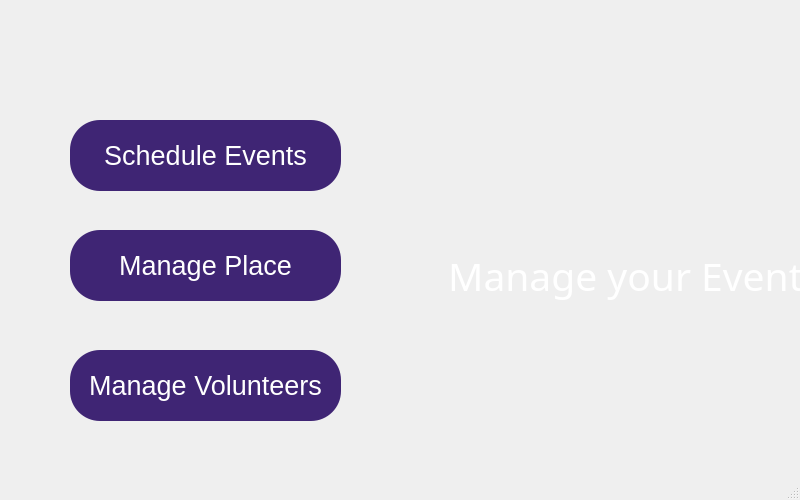
<?xml version="1.0" encoding="UTF-8"?>
<ui version="4.0">
 <class>Event</class>
 <widget class="QMainWindow" name="Event">
  <property name="geometry">
   <rect>
    <x>0</x>
    <y>0</y>
    <width>800</width>
    <height>500</height>
   </rect>
  </property>
  <property name="minimumSize">
   <size>
    <width>800</width>
    <height>500</height>
   </size>
  </property>
  <property name="maximumSize">
   <size>
    <width>800</width>
    <height>500</height>
   </size>
  </property>
  <property name="windowTitle">
   <string>MainWindow</string>
  </property>
  <widget class="QWidget" name="centralwidget">
   <widget class="QLabel" name="label">
    <property name="geometry">
     <rect>
      <x>0</x>
      <y>0</y>
      <width>791</width>
      <height>571</height>
     </rect>
    </property>
    <property name="text">
     <string/>
    </property>
    <property name="pixmap">
     <pixmap resource="resource.qrc">:/Downloads/SIGN IN/1.jpg</pixmap>
    </property>
    <property name="scaledContents">
     <bool>true</bool>
    </property>
   </widget>
   <widget class="QLabel" name="label_2">
    <property name="geometry">
     <rect>
      <x>410</x>
      <y>200</y>
      <width>431</width>
      <height>151</height>
     </rect>
    </property>
    <property name="font">
     <font>
      <family>Impact</family>
      <pointsize>29</pointsize>
     </font>
    </property>
    <property name="styleSheet">
     <string notr="true">QLabel{
color:white;
}</string>
    </property>
    <property name="text">
     <string>Manage your Event</string>
    </property>
    <property name="alignment">
     <set>Qt::AlignmentFlag::AlignCenter</set>
    </property>
   </widget>
   <widget class="QPushButton" name="pushButton_volunteers">
    <property name="geometry">
     <rect>
      <x>70</x>
      <y>350</y>
      <width>271</width>
      <height>71</height>
     </rect>
    </property>
    <property name="font">
     <font>
      <pointsize>20</pointsize>
     </font>
    </property>
    <property name="styleSheet">
     <string notr="true">QPushButton{
color:white;
background-color:rgb(63, 37, 116);
border-radius:30px;
}</string>
    </property>
    <property name="text">
     <string>Manage Volunteers</string>
    </property>
   </widget>
   <widget class="QPushButton" name="pushButton_Place">
    <property name="geometry">
     <rect>
      <x>70</x>
      <y>230</y>
      <width>271</width>
      <height>71</height>
     </rect>
    </property>
    <property name="font">
     <font>
      <pointsize>20</pointsize>
     </font>
    </property>
    <property name="styleSheet">
     <string notr="true">QPushButton{
color:white;
background-color:rgb(63, 37, 116);
border-radius:30px;
}</string>
    </property>
    <property name="text">
     <string>Manage Place</string>
    </property>
   </widget>
   <widget class="QPushButton" name="pushButton_Schedule">
    <property name="geometry">
     <rect>
      <x>70</x>
      <y>120</y>
      <width>271</width>
      <height>71</height>
     </rect>
    </property>
    <property name="font">
     <font>
      <pointsize>20</pointsize>
     </font>
    </property>
    <property name="styleSheet">
     <string notr="true">QPushButton{
color:white;
background-color:rgb(63, 37, 116);
border-radius:30px;
}</string>
    </property>
    <property name="text">
     <string>Schedule Events</string>
    </property>
   </widget>
  </widget>
  <widget class="QMenuBar" name="menubar">
   <property name="geometry">
    <rect>
     <x>0</x>
     <y>0</y>
     <width>800</width>
     <height>18</height>
    </rect>
   </property>
  </widget>
  <widget class="QStatusBar" name="statusbar"/>
 </widget>
 <resources>
  <include location="resource.qrc"/>
 </resources>
 <connections/>
</ui>
